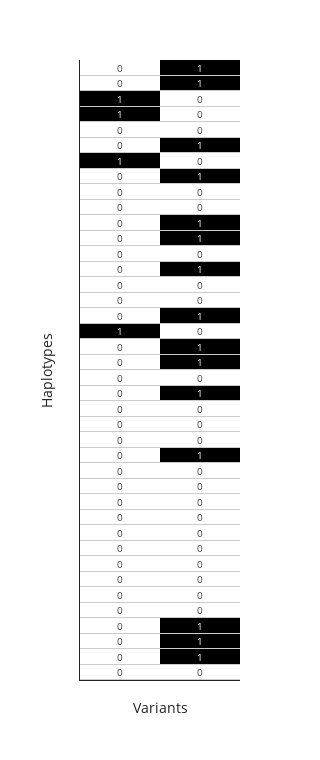

The notebook cell this image was saved under:
### Markdown cell above
In this set of haplotype data we can see there are only two variants which are segregating in this set of samples. All the other variants are non-segregating, which means all haplotypes carry the same allele (in this case a "0" meaning the reference allele).

The non-segregating variants are not particularly informative, so let's hide them.

### Code cell
plot_haplotypes(ds_haps, hide_non_seg=True)

### Figure 1 — Plotly figure (JSON) as saved in the notebook; plotly's stock layout.template omitted (floating-point values rounded to 4 significant figures)
{"data": [{"coloraxis": "coloraxis", "hovertemplate": "Variants: %{x}<br>Haplotypes: %{y}<br>color: %{z}<extra></extra>", "name": "0", "texttemplate": "%{z}", "type": "heatmap", "xaxis": "x", "xgap": 0, "yaxis": "y", "ygap": 1, "z": [[0, 1], [0, 1], [1, 0], [1, 0], [0, 0], [0, 1], [1, 0], [0, 1], [0, 0], [0, 0], [0, 1], [0, 1], [0, 0], [0, 1], [0, 0], [0, 0], [0, 1], [1, 0], [0, 1], [0, 1], [0, 0], [0, 1], [0, 0], [0, 0], [0, 0], [0, 1], [0, 0], [0, 0], [0, 0], [0, 0], [0, 0], [0, 0], [0, 0], [0, 0], [0, 0], [0, 0], [0, 1], [0, 1], [0, 1], [0, 0]]}], "layout": {"coloraxis": {"cmax": 0, "cmin": 0, "colorscale": [[0, "rgb(255,255,255)"], [0.125, "rgb(240,240,240)"], [0.25, "rgb(217,217,217)"], [0.375, "rgb(189,189,189)"], [0.5, "rgb(150,150,150)"], [0.625, "rgb(115,115,115)"], [0.75, "rgb(82,82,82)"], [0.875, "rgb(37,37,37)"], [1, "rgb(0,0,0)"]], "showscale": false}, "height": 760, "margin": {"t": 60}, "plot_bgcolor": "#cccccc", "width": 224, "xaxis": {"anchor": "y", "domain": [0, 1], "tickvals": [], "title": {"text": "Variants"}}, "yaxis": {"anchor": "x", "autorange": "reversed", "domain": [0, 1], "tickvals": [], "title": {"text": "Haplotypes"}}}}
